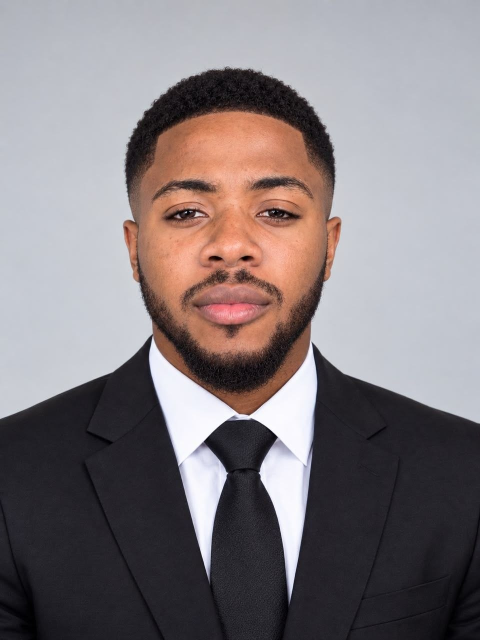
#> input picture assets/profile.jpg, 960 x 1280 px (shown at 1/2 size); its folder holds only this picture in this run
$ python build_svg.py
#> lines starting #> are read from the running program, lines starting #| are printed output that depends on the picture
#!/usr/bin/env python3
# -*- coding: utf-8 -*-
"""
build_svg.py — Générateur modulaire du hero banner "profile.sh --live".

Reproduit fidèlement le design de dark.svg :

  ┌──────────────────────────── fenêtre terminal ────────────────────────────┐
  │  ● ● ●        <email> - % ./profile.sh --live                            │
  │ ┌── VISUAL.MAP ──┐   SYSTEM.INFO ───────────────────────────  ● LIVE     │
  │ │  portrait      │   ┌ badge email ┐                                     │
  │ │  pixel-art     │   Subject ....... Nom                                 │
  │ │  (dissolve +   │   Role .......... ...                                 │
  │ │   glitch loop  │   ...                                                 │
  │ │   + morph  <>) │   - Contact ------------------------------            │
  │ └────────────────┘   Grid.Mail ..... <email>                            │
  │              ▸ Full profile below in README ↓ █                          │
  └─────────────────────────────────────────────────────────────────────────┘

Pipeline portrait :
  image -> niveaux de gris -> recadrage ratio -> autocontraste -> gamma/contraste
        -> tramage Floyd–Steinberg (1 bit) -> pixels "encre" (zones sombres)
        -> 3 calques SVG :
             1. intro    : dissolve — N paquets de pixels dispersés, fondu échelonné
             2. boucle   : glitch  — tuiles spatiales qui se décalent vers le centre
             3. particules : nuage <use> qui morphe la silhouette en 3 glyphes
                             successifs (< , </> , ▲) puis revient — le
                             « défilement d'images » de l'original

Tout le contenu (identité, lignes du panneau, couleurs, géométrie, timings) est
dans les dataclasses de configuration plus bas. Le CLI permet des retouches
rapides sans éditer le fichier.

Dépendance : Pillow  (pip install pillow)

Exemples
--------
    python build_svg.py                         # régénère dark.svg
    python build_svg.py --out dark.svg --seed 7
    python build_svg.py --gamma 1.3 --contrast 1.15   # portrait plus clair
    python build_svg.py --name "Jane Doe" --email jane@doe.dev
"""
from __future__ import annotations

import argparse
import random
from dataclasses import dataclass, field, replace
from pathlib import Path
from typing import Iterable

try:
    from PIL import Image, ImageEnhance, ImageOps
except ImportError:  # pragma: no cover
    raise SystemExit("Pillow requis :  pip install pillow")


# ──────────────────────────────────────────────────────────────────────────────
#  CONFIGURATION
# ──────────────────────────────────────────────────────────────────────────────
@dataclass
class Theme:
    """Palette. Tous les éléments graphiques passent par ici."""
    bg_outer:     str = "#070B16"
    panel_top:    str = "#0A101F"
    panel_bot:    str = "#0C1426"
    titlebar:     str = "#0B1222"
    hairline:     str = "rgba(255,255,255,0.10)"
    dot_red:      str = "#ff5f56"
    dot_amber:    str = "#ffbd2e"
    dot_green:    str = "#27c93f"
    muted:        str = "#94A3B8"
    faint:        str = "#475569"
    cyan:         str = "#22D3EE"
    ink:          str = "#A78BFA"   # couleur du portrait pixel-art
    panel_inner:  str = "#0A101F"
    value:        str = "#F8FAFC"
    leader:       str = "rgba(148,163,184,0.35)"
    badge_bg:     str = "#4C1D95"
    badge_fg:     str = "#E9D5FF"
    live:         str = "#F87171"
    # dégradé d'accent (bordure animée)
    accent_stops: tuple[str, str, str] = ("#7C3AED", "#22D3EE", "#10B981")
    ascii_stops:  tuple[str, str, str] = ("#60A5FA", "#A78BFA", "#22D3EE")


@dataclass
class Layout:
    """Géométrie. Les valeurs par défaut reproduisent dark.svg au pixel près."""
    width:  int = 1180
    height: int = 610
    win_x: int = 2
    win_y: int = 2
    win_w: int = 1176
    win_h: int = 606
    win_rx: int = 18
    titlebar_h: int = 46

    # panneau gauche (VISUAL.MAP)
    lp_x: int = 36
    lp_y: int = 84
    lp_w: int = 400
    lp_h: int = 492
    lp_rx: int = 10
    lp_pad_x: int = 14           # marge interne horizontale
    lp_pad_y: int = 2            # marge interne verticale

    # grille du portrait (unités locales, avant scale)
    grid_w: int = 300
    grid_h: int = 340
    top_margin: int = 18         # bandeau vide au-dessus de la tête

    # panneau droit (SYSTEM.INFO)
    rp_x: int = 470
    rp_row_len: int = 655        # largeur forcée de chaque ligne (textLength)
    rp_y0: int = 162             # y de la 1re ligne d'info
    rp_step: int = 23            # interligne
    rp_divider_gap: int = 16     # espace supplémentaire avant "- Contact -"
    rp_total_chars: int = 76     # gabarit pour calculer les points de conduite

    @property
    def scale_x(self) -> float:
        return (self.lp_w - 2 * self.lp_pad_x) / self.grid_w

    @property
    def scale_y(self) -> float:
        return (self.lp_h - 2 * self.lp_pad_y) / self.grid_h

    @property
    def portrait_tx(self) -> int:
        return self.lp_x + self.lp_pad_x

    @property
    def portrait_ty(self) -> int:
        return self.lp_y + self.lp_pad_y


@dataclass
class Anim:
    """Minutage des animations SMIL."""
    # dissolve d'intro
    intro_bands: int = 60
    intro_cell: int = 3          # taille des amas mélangés dans le dissolve
    intro_start: float = 0.20
    intro_stagger: float = 0.0334
    intro_dur: float = 0.9
    # boucle glitch (portrait + particules)
    cycle_dur: float = 13.9
    cycle_begin: float = 3.2
    key_times: str = "0.000;0.194;0.288;0.432;0.525;0.669;0.763;0.906;1.000"
    tile: int = 30               # taille d'une tuile glitch (unités locales)
    implode: float = 0.45        # fraction du vecteur tuile→centre
    implode_jitter: int = 6
    # nuage de particules : la silhouette se disloque puis se recompose en
    # 3 glyphes successifs avant de revenir au visage.
    particle_count: int = 1300
    particle_w: float = 2.4
    particle_h: float = 1.7
    morph_glyphs: tuple[str, ...] = ("padlock", "code_tags", "terminal")
    # Chaque glyphe est COMPACT et centré (placement dans _glyph_def, calé sur
    # les proportions de l'original) : 900 points dans une petite surface =
    # points denses, traits épais. Les 3 formes se superposent au centre ->
    # transitions courtes -> morph très fluide. Bijection + 2-opt (trajet mini).
    morph_scale: float = 1.0        # multiplicateur global de la taille des glyphes
    morph_rows: int = 36            # bandes du balayage serpentin (init appariement)
    morph_opt_passes: int = 150     # passes de 2-opt pour raccourcir les trajets
    morph_jitter: float = 0.006     # bruit sur les cibles (fraction de la largeur)
    morph_thickness: float = 0.085  # épaisseur des traits de glyphe (fraction bbox glyphe)
    # panneau droit
    rp_begin0: float = 0.90
    rp_begin_step: float = 0.12
    rp_row_dur: float = 0.4
    footer_begin: float = 3.34


@dataclass
class Row:
    """Une ligne du panneau droit."""
    label: str
    value: str = ""
    kind: str = "kv"             # "kv" | "divider"


@dataclass
class Profile:
    """Contenu éditable de la carte."""
    name: str = "Borel Fono"
    email: str = "fonoborel@gmail.com"
    title_cmd: str = "% ./profile.sh --live"
    left_label: str = "VISUAL.MAP"
    right_label: str = "SYSTEM.INFO"
    footer: str = "Full profile, tooling & write-ups below in README"
    info_rows: list[Row] = field(default_factory=lambda: [
        Row("Subject",       "Borel Fono"),
        Row("Role",          "Security Engineer — Full-Spectrum"),
        Row("Origin",        "Remote — Worldwide"),
        Row("Clearance",     "Offensive + Defensive Ops"),
        Row("Status",        "Break · Harden · Automate"),
        Row("Core.Offense",  "Burp, Cobalt Strike, BloodHound, Sliver"),
        Row("Core.Defense",  "Splunk, Wazuh, Sigma, YARA, Velociraptor"),
        Row("Core.Cloud",    "AWS, GCP"),
        Row("Core.Lang",     "Python, Bash, C"),
        Row("Core.AppSec",   "Threat modeling, SAST/DAST, secure SDLC"),
    ])
    contact_rows: list[Row] = field(default_factory=lambda: [
        Row("- Contact", kind="divider"),
        Row("Grid.Mail",     "fonoborel@gmail.com"),
        Row("Grid.Site",     "coming soon"),
        Row("Grid.LinkedIn", "borel-fono"),
        Row("Grid.GitHub",   "@borelfono"),
        Row("Grid.X",        "@borelfono"),
    ])

    @property
    def rows(self) -> list[Row]:
        return self.info_rows + self.contact_rows


_HERE = Path(__file__).resolve().parent
DEFAULT_IMAGE = str(_HERE / "assets" / "profile.jpg")   # photo vendue dans le repo


# ──────────────────────────────────────────────────────────────────────────────
#  PORTRAIT :  image  ->  pixels "encre"
# ──────────────────────────────────────────────────────────────────────────────
@dataclass
class PortraitOpts:
    # L'encre suit les tons CLAIRS (fond, peau, chemise) ; les tons très
    # sombres (cheveux, costume, cravate) deviennent du vide -> silhouette
    # en négatif tramé, comme l'original.
    contrast: float = 1.20
    gamma: float = 1.90
    brightness: float = 1.0
    threshold_bias: int = -30     # <0 => moins d'encre
    dither: bool = True
    autocontrast_cutoff: int = 1
    invert: bool = True           # True => encre = clair ; False => encre = sombre
    vignette: float = 0.40        # 0..1, assombrit les bords (allège le fond)


def build_ink_pixels(image_path: str, layout: Layout, opts: PortraitOpts) -> set[tuple[int, int]]:
    """Renvoie l'ensemble des (x, y) sombres, en unités de grille locales."""
#> called with image_path = 'assets/profile.jpg'
    content_h = layout.grid_h - layout.top_margin
    target_ar = layout.grid_w / content_h

    img = Image.open(image_path)
#> img is the input picture: PIL image 960x1280 RGB; mean R, G, B 131.6, 123.6, 126.3
    img = ImageOps.exif_transpose(img).convert("L")
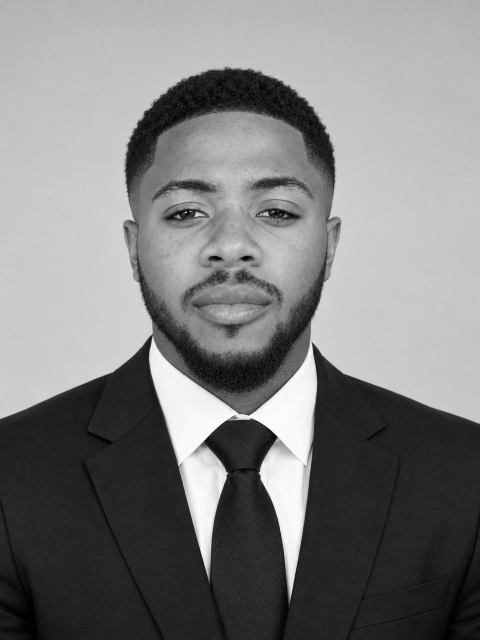
#> img: PIL image 960x1280 L (shown at 1/2 size); min 0, max 255, mean 126.4
    w, h = img.size
    ar = w / h
    if ar > target_ar:                                   # trop large -> rogner les côtés
        nw = int(round(h * target_ar))
        x0 = (w - nw) // 2
        img = img.crop((x0, 0, x0 + nw, h))
    else:                                                # trop haut -> garder le haut (tête)
        nh = int(round(w / target_ar))
        img = img.crop((0, 0, w, nh))
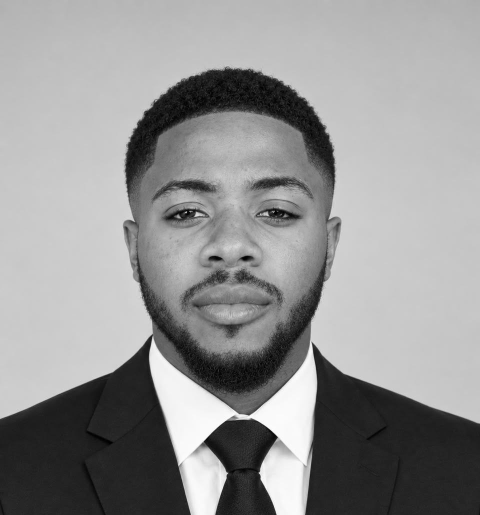
#> img: PIL image 960x1030 L (shown at 1/2 size); min 0, max 255, mean 147.5

    img = img.resize((layout.grid_w, content_h), Image.LANCZOS)
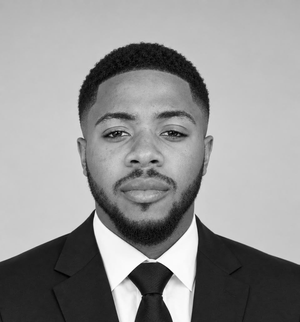
#> img: PIL image 300x322 L; min 0, max 255, mean 147.5
    img = ImageOps.autocontrast(img, cutoff=opts.autocontrast_cutoff)
    if opts.contrast != 1.0:
        img = ImageEnhance.Contrast(img).enhance(opts.contrast)
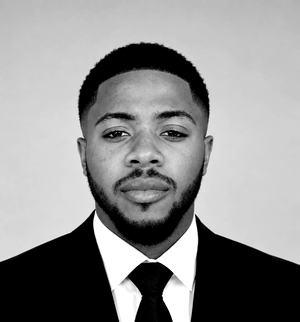
#> img: PIL image 300x322 L; min 0, max 255, mean 143.5
    if opts.brightness != 1.0:
        img = ImageEnhance.Brightness(img).enhance(opts.brightness)
    if opts.gamma != 1.0:
        lut = [min(255, int(round((i / 255) ** opts.gamma * 255))) for i in range(256)]
        img = img.point(lut)
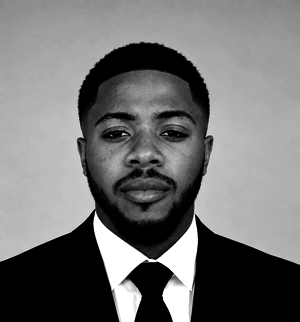
#> img: PIL image 300x322 L; min 0, max 255, mean 115.2
    if opts.vignette > 0:
        img = _apply_vignette(img, opts.vignette)
    if opts.threshold_bias:
        b = opts.threshold_bias
        img = img.point(lambda v: max(0, min(255, v + b)))

    bw = img.convert("1") if opts.dither else img.point(lambda v: 255 if v > 128 else 0, mode="1")
    px = bw.load()

    # invert=True  -> encre = pixels clairs (255) ; sinon encre = pixels sombres (0)
    ink_val = 255 if opts.invert else 0
    off = layout.top_margin
    ink: set[tuple[int, int]] = set()
    for y in range(content_h):
        for x in range(layout.grid_w):
            if px[x, y] == ink_val:
                ink.add((x, y + off))
    return ink


def _apply_vignette(img: "Image.Image", strength: float) -> "Image.Image":
#> called with strength = 0.4
    w, h = img.size
#> (the rest of the program and of its run is left out)
